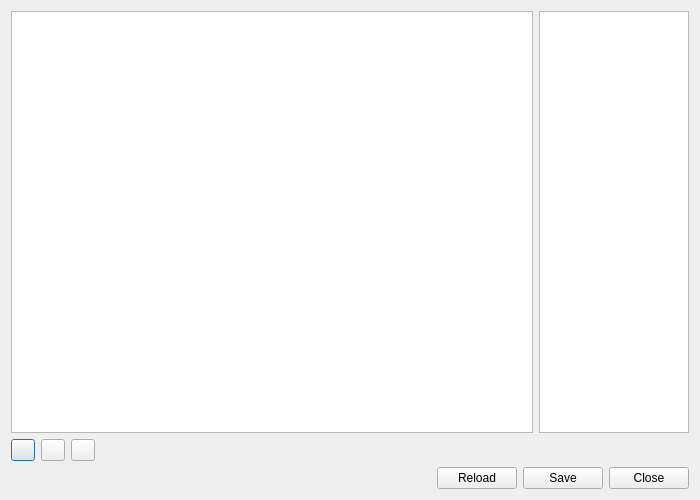
<?xml version="1.0" encoding="UTF-8"?>
<ui version="4.0">
 <class>Notes</class>
 <widget class="QDialog" name="Notes">
  <property name="geometry">
   <rect>
    <x>0</x>
    <y>0</y>
    <width>700</width>
    <height>500</height>
   </rect>
  </property>
  <property name="windowTitle">
   <string>Notebook</string>
  </property>
  <layout class="QVBoxLayout" name="verticalLayout">
   <item>
    <layout class="QHBoxLayout" name="horizontalLayout_3">
     <item>
      <widget class="QListView" name="lv_notes">
       <property name="maximumSize">
        <size>
         <width>16777215</width>
         <height>16777215</height>
        </size>
       </property>
      </widget>
     </item>
     <item>
      <widget class="QTreeView" name="tv_tags">
       <property name="maximumSize">
        <size>
         <width>150</width>
         <height>16777215</height>
        </size>
       </property>
       <property name="indentation">
        <number>0</number>
       </property>
       <property name="rootIsDecorated">
        <bool>false</bool>
       </property>
       <property name="itemsExpandable">
        <bool>false</bool>
       </property>
       <property name="expandsOnDoubleClick">
        <bool>false</bool>
       </property>
       <attribute name="headerVisible">
        <bool>false</bool>
       </attribute>
       <attribute name="headerVisible">
        <bool>false</bool>
       </attribute>
      </widget>
     </item>
    </layout>
   </item>
   <item>
    <layout class="QHBoxLayout" name="horizontalLayout">
     <item>
      <widget class="QPushButton" name="pb_add">
       <property name="maximumSize">
        <size>
         <width>24</width>
         <height>24</height>
        </size>
       </property>
       <property name="toolTip">
        <string>Add note</string>
       </property>
       <property name="text">
        <string/>
       </property>
      </widget>
     </item>
     <item>
      <widget class="QPushButton" name="pb_edit">
       <property name="maximumSize">
        <size>
         <width>24</width>
         <height>24</height>
        </size>
       </property>
       <property name="toolTip">
        <string>Edit note</string>
       </property>
       <property name="text">
        <string/>
       </property>
      </widget>
     </item>
     <item>
      <widget class="QPushButton" name="pb_delete">
       <property name="maximumSize">
        <size>
         <width>24</width>
         <height>24</height>
        </size>
       </property>
       <property name="toolTip">
        <string>Delete note</string>
       </property>
       <property name="text">
        <string/>
       </property>
      </widget>
     </item>
     <item>
      <spacer name="horizontalSpacer_2">
       <property name="orientation">
        <enum>Qt::Horizontal</enum>
       </property>
       <property name="sizeHint" stdset="0">
        <size>
         <width>40</width>
         <height>20</height>
        </size>
       </property>
      </spacer>
     </item>
    </layout>
   </item>
   <item>
    <layout class="QHBoxLayout" name="horizontalLayout_2">
     <item>
      <spacer name="horizontalSpacer">
       <property name="orientation">
        <enum>Qt::Horizontal</enum>
       </property>
       <property name="sizeHint" stdset="0">
        <size>
         <width>40</width>
         <height>20</height>
        </size>
       </property>
      </spacer>
     </item>
     <item>
      <widget class="QPushButton" name="pb_load">
       <property name="toolTip">
        <string>Load notes</string>
       </property>
       <property name="text">
        <string>Reload</string>
       </property>
      </widget>
     </item>
     <item>
      <widget class="QPushButton" name="pb_save">
       <property name="toolTip">
        <string>Save notes</string>
       </property>
       <property name="text">
        <string>Save</string>
       </property>
      </widget>
     </item>
     <item>
      <widget class="QPushButton" name="pb_close">
       <property name="toolTip">
        <string>Close window</string>
       </property>
       <property name="text">
        <string>Close</string>
       </property>
      </widget>
     </item>
    </layout>
   </item>
  </layout>
 </widget>
 <resources/>
 <connections/>
</ui>
